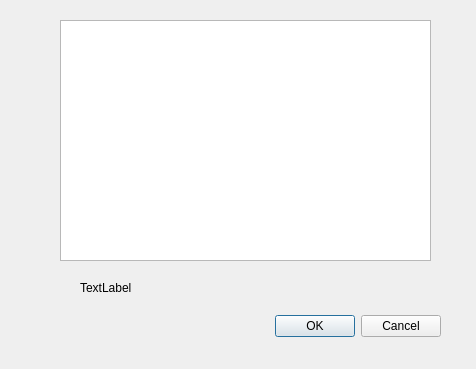
<?xml version="1.0" encoding="UTF-8"?>
<ui version="4.0">
 <class>About</class>
 <widget class="QDialog" name="About">
  <property name="geometry">
   <rect>
    <x>0</x>
    <y>0</y>
    <width>476</width>
    <height>369</height>
   </rect>
  </property>
  <property name="windowTitle">
   <string>Dialog</string>
  </property>
  <widget class="QDialogButtonBox" name="buttonBox">
   <property name="geometry">
    <rect>
     <x>100</x>
     <y>310</y>
     <width>341</width>
     <height>32</height>
    </rect>
   </property>
   <property name="orientation">
    <enum>Qt::Horizontal</enum>
   </property>
   <property name="standardButtons">
    <set>QDialogButtonBox::Cancel|QDialogButtonBox::Ok</set>
   </property>
  </widget>
  <widget class="QTextEdit" name="textEdit">
   <property name="geometry">
    <rect>
     <x>60</x>
     <y>20</y>
     <width>371</width>
     <height>241</height>
    </rect>
   </property>
  </widget>
  <widget class="QLabel" name="label">
   <property name="geometry">
    <rect>
     <x>80</x>
     <y>280</y>
     <width>201</width>
     <height>16</height>
    </rect>
   </property>
   <property name="text">
    <string>TextLabel</string>
   </property>
  </widget>
 </widget>
 <resources/>
 <connections>
  <connection>
   <sender>buttonBox</sender>
   <signal>rejected()</signal>
   <receiver>About</receiver>
   <slot>reject()</slot>
   <hints>
    <hint type="sourcelabel">
     <x>316</x>
     <y>260</y>
    </hint>
    <hint type="destinationlabel">
     <x>286</x>
     <y>274</y>
    </hint>
   </hints>
  </connection>
  <connection>
   <sender>buttonBox</sender>
   <signal>accepted()</signal>
   <receiver>About</receiver>
   <slot>accept()</slot>
   <hints>
    <hint type="sourcelabel">
     <x>248</x>
     <y>254</y>
    </hint>
    <hint type="destinationlabel">
     <x>157</x>
     <y>274</y>
    </hint>
   </hints>
  </connection>
 </connections>
</ui>
